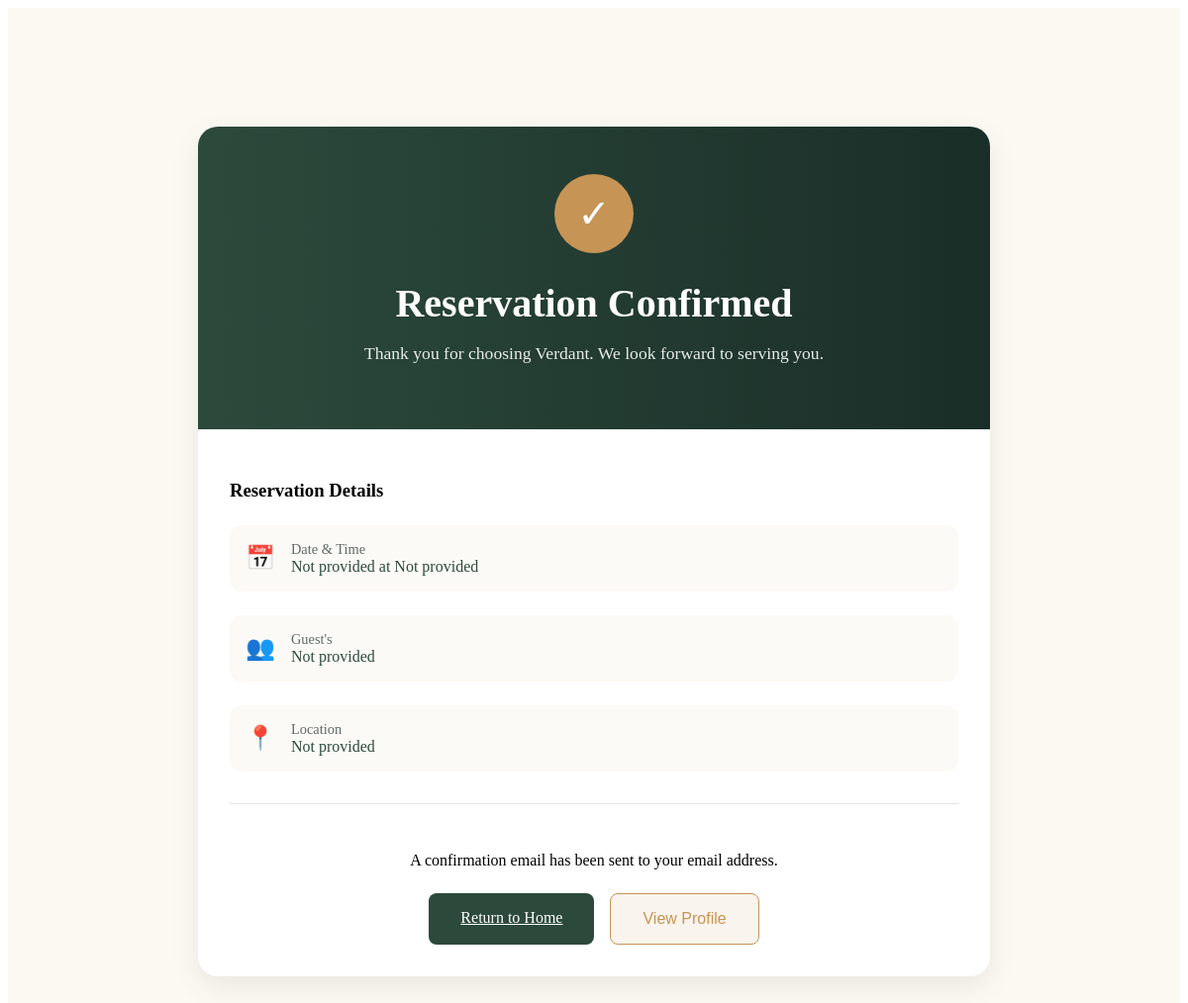
The page /thank-you (signed in) on the database as committed earlier.
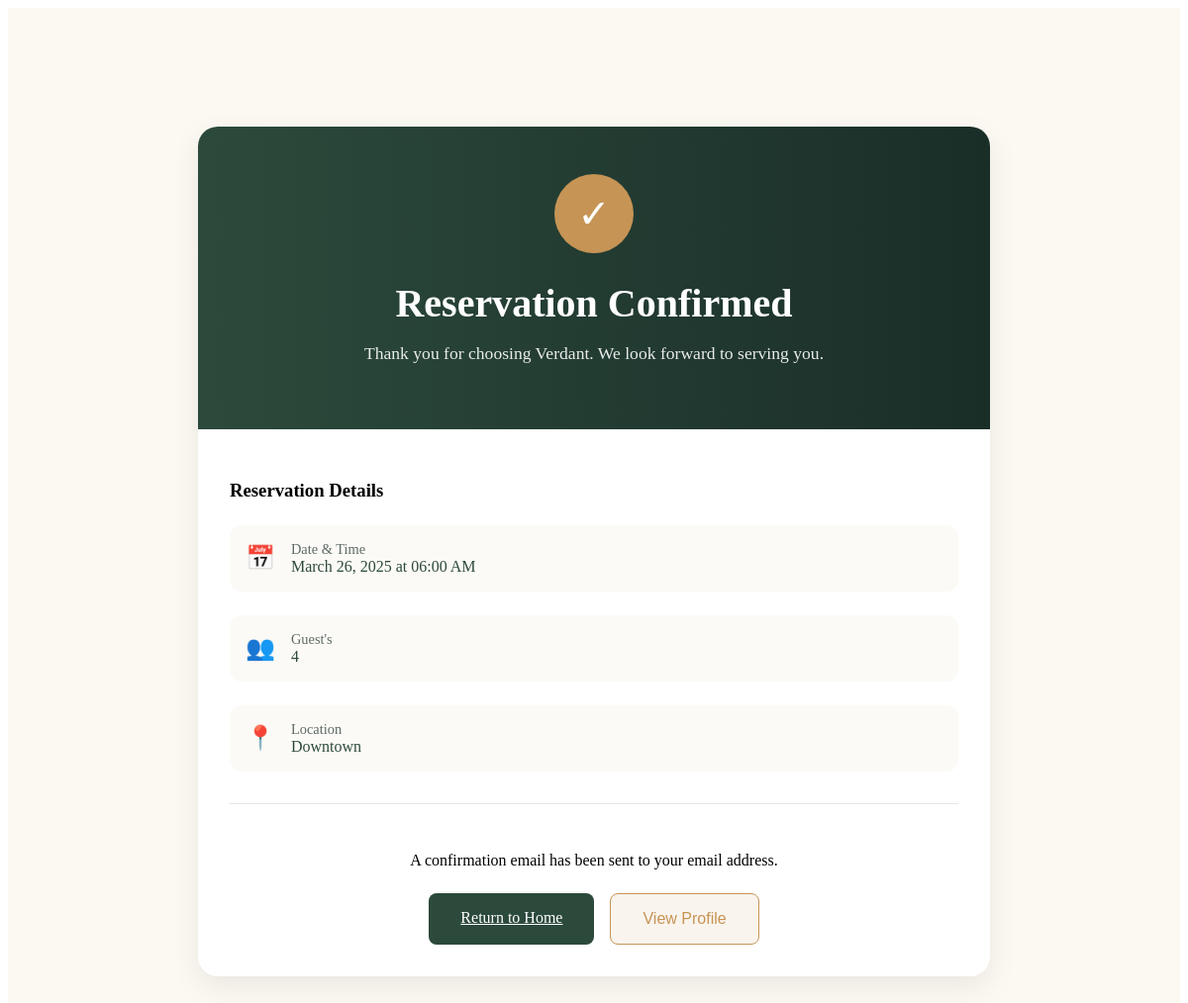
The same page on the database as committed later.
### app.py (models this page shows, shortened)
class Availability(db.Model):
    __tablename__ = "availabilities"
    id = db.Column(db.Integer, primary_key=True)
    date = db.Column(db.Date, nullable=False)
    start_time = db.Column(db.Time, nullable=False)
    end_time = db.Column(db.Time, nullable=False)
    is_available = db.Column(db.Boolean, default=True, nullable=False)
    reservation_type = db.Column(db.String(50), nullable=False)  # "standard_dining", "chefs_tasting", "private_event"
    reservations = db.relationship("Reservation", back_populates="availability")

class Location(db.Model):
    __tablename__ = "locations"
    id = db.Column(db.Integer, primary_key=True)
    name = db.Column(db.String(100), nullable=False)
    address = db.Column(db.String(200), nullable=False)
    operating_hours = db.Column(db.String(50), nullable=True)
    contact_number = db.Column(db.String(15), nullable=True)
    tags1 = db.Column(db.String(50), nullable=True)
    tags2 = db.Column(db.String(50), nullable=True)
    tags3 = db.Column(db.String(50), nullable=True)
    image_url = db.Column(db.String(100), nullable=True)
    availability_status = db.Column(db.Boolean, default=True)
    reservations = db.relationship("Reservation", back_populates="location")

### app.py (the view)
@app.route('/thank-you')
def thank_you():
    user_id = session.get('user_id')
    if current_user.is_authenticated:
        user_id = current_user.id
    reservation = Reservation.query.filter_by(user_id=user_id).order_by(Reservation.id.desc()).first()
    if not reservation:
        return render_template('confirmation.html',
            Date=session.get('selected_date', 'Not provided'),
            Time=session.get('selected_time', 'Not provided'),
            guests=session.get('guest_info', {}).get('numberofguests', 'Not provided'),
            location=session.get('selected_location', 'Not provided')
        )
    else:
        availability = Availability.query.get(reservation.availability_id)
        location = Location.query.get(reservation.location_id)
        guest_info = reservation.guest_info[0] if reservation.guest_info else None
        return render_template('confirmation.html',
            Date=availability.date.strftime('%B %d, %Y') if availability else 'Not provided',
            Time=availability.start_time.strftime('%I:%M %p') if availability else 'Not provided',
            guests=guest_info.numberofguests if guest_info else 'Not provided',
            location=location.name if location else 'Not provided'
        )

### app.py (called while the page is built)
@login.user_loader
def load_user(user_id):
    print("Loading user with ID:", user_id)
    return User.query.get(int(user_id))

### templates/confirmation.html (shortened to what this page needs)
<!DOCTYPE html>
<html lang="en">
<head>
    <link rel="stylesheet" href="{{ url_for('static', filename='confirmation.css') }}">
</head>
<body>
    <main class="confirmation-page">
        <div class="confirmation-container">
            <div class="confirmation-header">
                <div class="success-icon">✓</div>
                <h1>Reservation Confirmed</h1>
                <p class="confirmation-message">Thank you for choosing  Verdant. We look forward to serving you.</p>
            </div>
            <div class="confirmation-details">
                <div class="confirmation-section">
                    <h3>Reservation Details</h3>
                    <div class="details-grid">
                        <div class="detail-group">
                            <span class="detail-icon">📅</span>
                            <div class="detail-text">
                                <span class="detail-label">Date & Time</span>
                                <span class="detail-value">{{Date}} at {{Time}}</span>
                            </div>
                        </div>
                        <div class="detail-group">
                            <span class="detail-icon">👥</span>
                            <div class="detail-text">
                                <span class="detail-label">Guest's</span>
                                <span class="detail-value">{{guests}}</span>
                            </div>
                        </div>
                        <div class="detail-group">
                            <span class="detail-icon">📍</span>
                            <div class="detail-text">
                                <span class="detail-label">Location</span>
                                <span class="detail-value">{{location}}</span>
                            </div>
                        </div>
                    </div>
                </div>
                <div class="confirmation-actions">
                    <p class="confirmation-note">A confirmation email has been sent to your email address.</p>
                    <div class="action-buttons">
                        <a href="{{ url_for('home') }}" class="home-btn">Return to Home</a>
                        <a href="{{ url_for('profile') }}">
                            <button class="calendar-btn">View Profile</button>
                        </a>
                    </div>
                    </div>
                </div>
            </div>
    </main>
</body>
</html>

Rows that differ between the two databases and show on the page:
now on this page (row edited): Availability: date "March 26, 2025"
now on this page (row unchanged): Location: name "Downtown"
Other text that changed with them:
{{ Time }}: "Not provided" → "06:00 AM"
{{ guests }}: "Not provided" → "4"
{{ Date }}: "Not provided" → (not shown)
{{ location }}: "Not provided" → (not shown)
